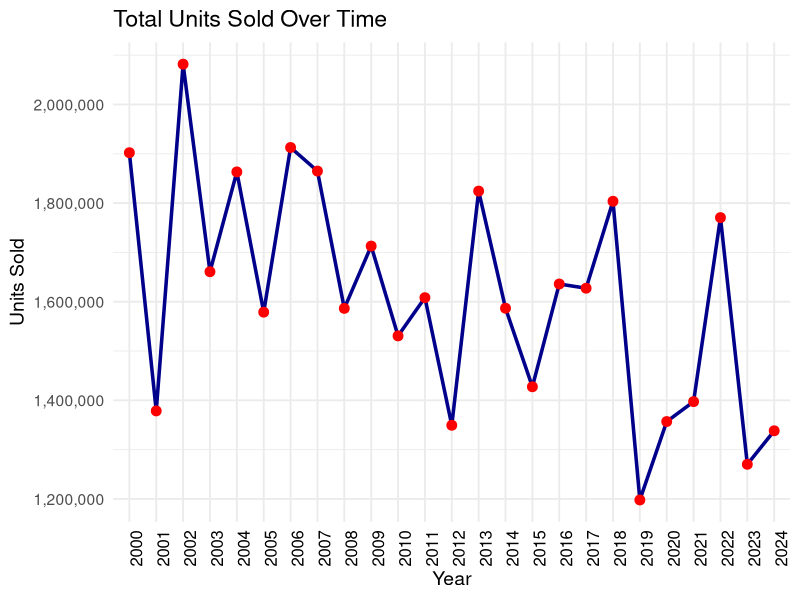
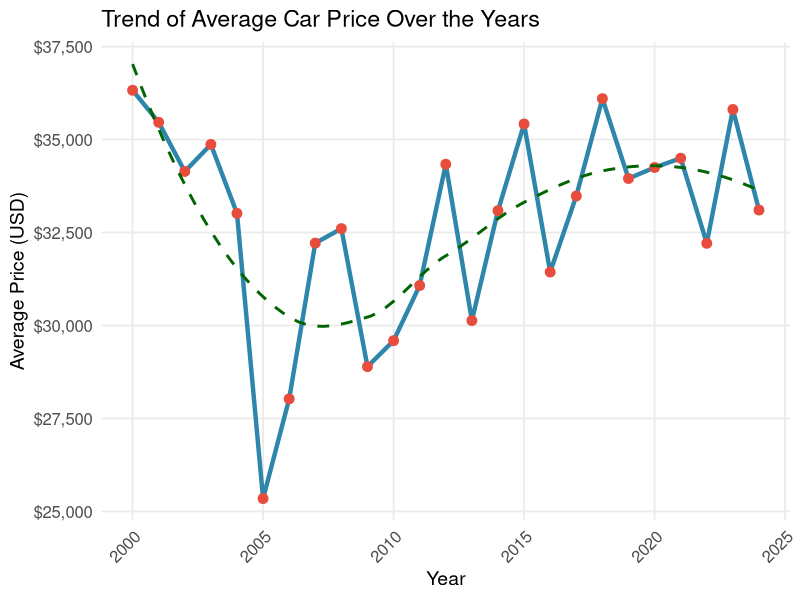

The R script that drew these images, in order: (Note: this script raises an error after producing the figures.)
## ---- chunk 1
library(tidyverse)
library(scales)
library(ggthemes)

car_data <- read.csv("data/car-dataset.csv", sep = ";")

car_data <- car_data %>%
  mutate(
    Year = as.factor(Year),
    Country = as.factor(Country),
    Car_Brand = as.factor(Car_Brand),
    Fuel_Type = as.factor(Fuel_Type),
    Units_Sold = as.numeric(Units_Sold),
    Average_Price = as.numeric(Average_Price)
)
## ---- chunk 2
car_data %>%
  group_by(Year) %>%
  summarise(Total_Sold = sum(Units_Sold, na.rm = TRUE)) %>%
  ggplot(aes(x = Year, y = Total_Sold, group = 1)) +
  geom_line(color = "darkblue", size = 1.2) +
  geom_point(color = "red", size = 3) +
  labs(title = "Total Units Sold Over Time", x = "Year", y = "Units Sold") +
  scale_y_continuous(labels = comma) +
  theme_minimal(base_size = 14) +
  theme(axis.text.x = element_text( angle=90,hjust = 1, size=12, color="black"))

## ---- chunk 3
car_data %>%
  group_by(Year) %>%
  summarise(Avg_Price = mean(Average_Price, na.rm = TRUE)) %>%
  ggplot(aes(x = as.numeric(as.character(Year)), y = Avg_Price)) +
  geom_line(color = "#2E86AB", size = 1.5) +
  geom_point(color = "#E74C3C", size = 3) +
  geom_smooth(method = "loess", se = FALSE, color = "darkgreen", linetype = "dashed") +
  labs(title = "Trend of Average Car Price Over the Years", x = "Year", y = "Average Price (USD)") +
  scale_y_continuous(labels = dollar) +
  theme_minimal(base_size = 14) +
  theme(
    axis.text.x = element_text(angle = 45, hjust = 1, size = 12),
    axis.text.y = element_text(size = 12),
    panel.grid.minor = element_blank()
  )

## ---- chunk 4
most_sold_colors <- car_data %>%
  group_by(Year, Car_Color) %>%
  summarise(Units_Sold = sum(Units_Sold, na.rm = TRUE), .groups = "drop") %>%
  group_by(Year) %>%
  slice_max(Units_Sold, n = 1)

# Check the structure of most_sold_colors to confirm it has Units_Sold and Car_Color
str(most_sold_colors)

# Merge the most_sold_colors back with the car_data to keep all necessary columns
car_data <- car_data %>%
  left_join(most_sold_colors, by = c("Year", "Car_Color"), suffix = c("", "_max"))

# Check the structure of car_data to confirm it has the expected columns
str(car_data)

# Plot with correct fill for car colors
car_data %>%
  ggplot(aes(x = reorder(Car_Color, Units_Sold_max), y = Units_Sold_max, fill = Car_Color)) +
  geom_bar(stat = "identity", show.legend = FALSE) +
  facet_wrap(~Year, scales = "free_y") +
  coord_flip() +
  labs(title = "Car Colors by Units Sold and Year", x = "Car Color", y = "Units Sold") +
  scale_y_continuous(labels = scales::comma) +
  scale_fill_manual(values = unique(car_data$Car_Color)) +  # Dynamically using unique car colors for the fill
  theme_light(base_size = 13) +
  theme(
    axis.text.x = element_text(angle = 90, hjust = 1, size = 10, color = "black"),
    axis.text.y = element_text(size = 10, color = "black"),
    strip.text = element_text(face = "bold", size = 12),
    panel.grid = element_blank()
  )

## ---- chunk 5
# Get most sold fuel type per country and year
most_sold_fuel_country_year <- car_data %>%
  group_by(Year, Country, Fuel_Type) %>%
  summarise(Total_Units_Sold = sum(Units_Sold, na.rm = TRUE), .groups = "drop") %>%
  group_by(Year, Country) %>%
  slice_max(Total_Units_Sold, n = 1)  # only most sold fuel type

# Plot
ggplot(most_sold_fuel_country_year, aes(x = Year, y = fct_rev(Country), fill = Fuel_Type)) +
  geom_tile(color = "white", width = 0.9, height = 0.9) +
  scale_fill_brewer(palette = "Set2", name = "Fuel Type") +
  labs(
    title = "Most Sold Fuel Type by Country and Year",
    x = "Year", y = "Country"
  ) +
  theme_minimal(base_size = 14) +
  theme(
    panel.grid = element_blank(),
    axis.text.x = element_text(angle = 90, hjust = 1, size = 11),
    axis.text.y = element_text(size = 11),
    legend.position = "right",
    legend.title = element_text(size = 12),
    legend.text = element_text(size = 11)
  )
